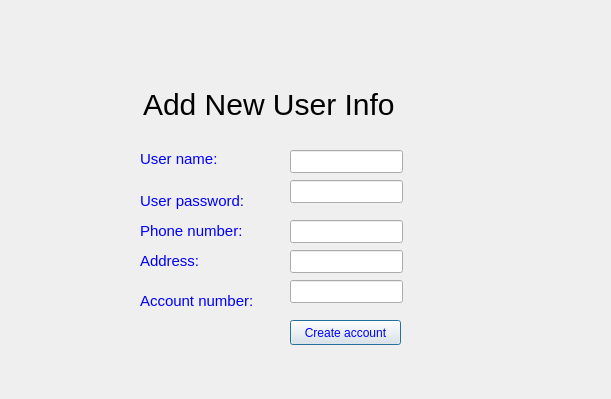
<?xml version="1.0" encoding="UTF-8"?>
<ui version="4.0">
 <class>addBox</class>
 <widget class="QDialog" name="addBox">
  <property name="geometry">
   <rect>
    <x>0</x>
    <y>0</y>
    <width>611</width>
    <height>399</height>
   </rect>
  </property>
  <property name="windowTitle">
   <string>Dialog</string>
  </property>
  <widget class="QLabel" name="label">
   <property name="geometry">
    <rect>
     <x>143</x>
     <y>79</y>
     <width>271</width>
     <height>51</height>
    </rect>
   </property>
   <property name="styleSheet">
    <string notr="true">QLabel{font-size:30px;}</string>
   </property>
   <property name="text">
    <string>Add New User Info</string>
   </property>
  </widget>
  <widget class="QLabel" name="label_2">
   <property name="geometry">
    <rect>
     <x>140</x>
     <y>150</y>
     <width>121</width>
     <height>17</height>
    </rect>
   </property>
   <property name="styleSheet">
    <string notr="true">QLabel{font-size:15px;color:blue;}</string>
   </property>
   <property name="text">
    <string>User name:</string>
   </property>
  </widget>
  <widget class="QLabel" name="label_3">
   <property name="geometry">
    <rect>
     <x>140</x>
     <y>190</y>
     <width>121</width>
     <height>21</height>
    </rect>
   </property>
   <property name="styleSheet">
    <string notr="true">QLabel{font-size:15px;color:blue;}</string>
   </property>
   <property name="text">
    <string>User password: </string>
   </property>
  </widget>
  <widget class="QLabel" name="label_4">
   <property name="geometry">
    <rect>
     <x>140</x>
     <y>220</y>
     <width>121</width>
     <height>21</height>
    </rect>
   </property>
   <property name="styleSheet">
    <string notr="true">QLabel{font-size:15px;color:blue;}</string>
   </property>
   <property name="text">
    <string>Phone number:</string>
   </property>
  </widget>
  <widget class="QLabel" name="label_5">
   <property name="geometry">
    <rect>
     <x>140</x>
     <y>250</y>
     <width>121</width>
     <height>21</height>
    </rect>
   </property>
   <property name="styleSheet">
    <string notr="true">QLabel{font-size:15px;color:blue;}</string>
   </property>
   <property name="text">
    <string>Address:</string>
   </property>
  </widget>
  <widget class="QLabel" name="label_6">
   <property name="geometry">
    <rect>
     <x>140</x>
     <y>290</y>
     <width>141</width>
     <height>21</height>
    </rect>
   </property>
   <property name="styleSheet">
    <string notr="true">QLabel{font-size:15px;color:blue;}</string>
   </property>
   <property name="text">
    <string>Account number: </string>
   </property>
  </widget>
  <widget class="QLineEdit" name="lineEdit">
   <property name="geometry">
    <rect>
     <x>290</x>
     <y>150</y>
     <width>113</width>
     <height>23</height>
    </rect>
   </property>
   <property name="styleSheet">
    <string notr="true">QLineEdit{font-size:15px;}</string>
   </property>
  </widget>
  <widget class="QLineEdit" name="lineEdit_2">
   <property name="geometry">
    <rect>
     <x>290</x>
     <y>180</y>
     <width>113</width>
     <height>23</height>
    </rect>
   </property>
   <property name="styleSheet">
    <string notr="true">QLineEdit{font-size:15px;}</string>
   </property>
   <property name="echoMode">
    <enum>QLineEdit::EchoMode::Password</enum>
   </property>
  </widget>
  <widget class="QLineEdit" name="lineEdit_3">
   <property name="geometry">
    <rect>
     <x>290</x>
     <y>220</y>
     <width>113</width>
     <height>23</height>
    </rect>
   </property>
   <property name="styleSheet">
    <string notr="true">QLineEdit{font-size:15px;}</string>
   </property>
  </widget>
  <widget class="QLineEdit" name="lineEdit_4">
   <property name="geometry">
    <rect>
     <x>290</x>
     <y>250</y>
     <width>113</width>
     <height>23</height>
    </rect>
   </property>
   <property name="styleSheet">
    <string notr="true">QLineEdit{font-size:15px;}</string>
   </property>
  </widget>
  <widget class="QLineEdit" name="lineEdit_5">
   <property name="geometry">
    <rect>
     <x>290</x>
     <y>280</y>
     <width>113</width>
     <height>23</height>
    </rect>
   </property>
   <property name="styleSheet">
    <string notr="true">QLineEdit{font-size:15px;}</string>
   </property>
  </widget>
  <widget class="QPushButton" name="pushButton">
   <property name="geometry">
    <rect>
     <x>290</x>
     <y>320</y>
     <width>111</width>
     <height>25</height>
    </rect>
   </property>
   <property name="styleSheet">
    <string notr="true">QPushButton{color:blue;}</string>
   </property>
   <property name="text">
    <string>Create account</string>
   </property>
  </widget>
 </widget>
 <resources/>
 <connections/>
</ui>
